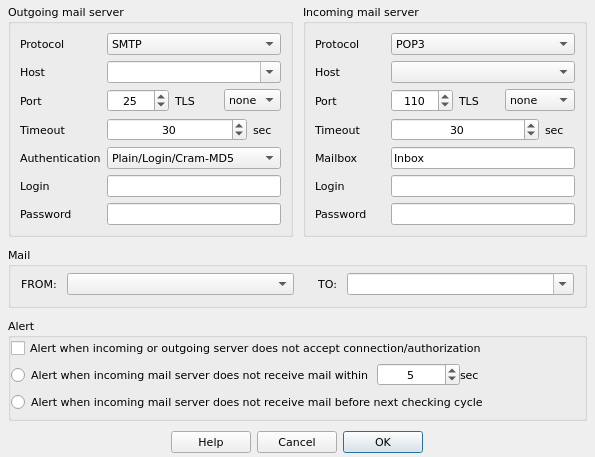
<?xml version="1.0" encoding="UTF-8"?>
<ui version="4.0">
 <class>MailRelayTestPropertiesDlg</class>
 <widget class="QDialog" name="MailRelayTestPropertiesDlg">
  <property name="geometry">
   <rect>
    <x>0</x>
    <y>0</y>
    <width>595</width>
    <height>457</height>
   </rect>
  </property>
  <property name="font">
   <font>
    <family>DejaVu Sans</family>
    <pointsize>8</pointsize>
   </font>
  </property>
  <property name="windowTitle">
   <string>Dialog</string>
  </property>
  <layout class="QVBoxLayout" name="verticalLayout_2">
   <property name="spacing">
    <number>10</number>
   </property>
   <property name="leftMargin">
    <number>8</number>
   </property>
   <property name="topMargin">
    <number>4</number>
   </property>
   <property name="rightMargin">
    <number>8</number>
   </property>
   <property name="bottomMargin">
    <number>4</number>
   </property>
   <item>
    <layout class="QHBoxLayout" name="horizontalLayout_7" stretch="1,1">
     <item>
      <widget class="QGroupBox" name="gpOutgoing">
       <property name="title">
        <string>Outgoing mail server</string>
       </property>
       <layout class="QFormLayout" name="formLayout">
        <item row="0" column="0">
         <widget class="QLabel" name="lblOutgoingprotocol">
          <property name="text">
           <string>Protocol</string>
          </property>
          <property name="buddy">
           <cstring>cmbOutgoingProtocol</cstring>
          </property>
         </widget>
        </item>
        <item row="0" column="1">
         <widget class="QComboBox" name="cmbOutgoingProtocol">
          <item>
           <property name="text">
            <string>SMTP</string>
           </property>
          </item>
         </widget>
        </item>
        <item row="1" column="0">
         <widget class="QLabel" name="lblOutgoingHost">
          <property name="text">
           <string>Host</string>
          </property>
          <property name="buddy">
           <cstring>cmbOutgoingHost</cstring>
          </property>
         </widget>
        </item>
        <item row="1" column="1">
         <widget class="QComboBox" name="cmbOutgoingHost">
          <property name="editable">
           <bool>true</bool>
          </property>
         </widget>
        </item>
        <item row="2" column="0">
         <widget class="QLabel" name="lblOutgoingPort">
          <property name="text">
           <string>Port</string>
          </property>
          <property name="buddy">
           <cstring>spinOutgoingPort</cstring>
          </property>
         </widget>
        </item>
        <item row="2" column="1">
         <layout class="QHBoxLayout" name="horizontalLayout">
          <item>
           <widget class="QSpinBox" name="spinOutgoingPort">
            <property name="alignment">
             <set>Qt::AlignCenter</set>
            </property>
            <property name="minimum">
             <number>1</number>
            </property>
            <property name="maximum">
             <number>65535</number>
            </property>
            <property name="value">
             <number>25</number>
            </property>
           </widget>
          </item>
          <item>
           <widget class="QLabel" name="label_8">
            <property name="text">
             <string>TLS</string>
            </property>
            <property name="buddy">
             <cstring>cmbOutgoingTls</cstring>
            </property>
           </widget>
          </item>
          <item>
           <widget class="QComboBox" name="cmbOutgoingTls">
            <item>
             <property name="text">
              <string>none</string>
             </property>
            </item>
           </widget>
          </item>
         </layout>
        </item>
        <item row="3" column="0">
         <widget class="QLabel" name="lblOutgoingTimeout">
          <property name="text">
           <string>Timeout</string>
          </property>
          <property name="buddy">
           <cstring>spinOutgoingTimeout</cstring>
          </property>
         </widget>
        </item>
        <item row="3" column="1">
         <layout class="QHBoxLayout" name="horizontalLayout_2" stretch="5,1">
          <item>
           <widget class="QSpinBox" name="spinOutgoingTimeout">
            <property name="alignment">
             <set>Qt::AlignCenter</set>
            </property>
            <property name="maximum">
             <number>300</number>
            </property>
            <property name="value">
             <number>30</number>
            </property>
           </widget>
          </item>
          <item>
           <widget class="QLabel" name="label_9">
            <property name="text">
             <string>sec</string>
            </property>
           </widget>
          </item>
         </layout>
        </item>
        <item row="4" column="0">
         <widget class="QLabel" name="lblOutgoingAuthentication">
          <property name="text">
           <string>Authentication</string>
          </property>
          <property name="buddy">
           <cstring>cmbOutgoingAuthentication</cstring>
          </property>
         </widget>
        </item>
        <item row="4" column="1">
         <widget class="QComboBox" name="cmbOutgoingAuthentication">
          <item>
           <property name="text">
            <string>Plain/Login/Cram-MD5</string>
           </property>
          </item>
         </widget>
        </item>
        <item row="5" column="0">
         <widget class="QLabel" name="lblOutgoingLogin">
          <property name="text">
           <string>Login</string>
          </property>
          <property name="buddy">
           <cstring>lnOutgoingLogin</cstring>
          </property>
         </widget>
        </item>
        <item row="5" column="1">
         <widget class="QLineEdit" name="lnOutgoingLogin"/>
        </item>
        <item row="6" column="0">
         <widget class="QLabel" name="lblOutgoingPassword">
          <property name="text">
           <string>Password</string>
          </property>
          <property name="buddy">
           <cstring>lnOutgoingPassword</cstring>
          </property>
         </widget>
        </item>
        <item row="6" column="1">
         <widget class="QLineEdit" name="lnOutgoingPassword"/>
        </item>
       </layout>
      </widget>
     </item>
     <item>
      <widget class="QGroupBox" name="gpIncoming">
       <property name="title">
        <string>Incoming mail server</string>
       </property>
       <layout class="QFormLayout" name="formLayout_2">
        <item row="0" column="0">
         <widget class="QLabel" name="lblIncomingProtocol">
          <property name="text">
           <string>Protocol</string>
          </property>
          <property name="buddy">
           <cstring>cmbIncomingProtocol</cstring>
          </property>
         </widget>
        </item>
        <item row="0" column="1">
         <widget class="QComboBox" name="cmbIncomingProtocol">
          <item>
           <property name="text">
            <string>POP3</string>
           </property>
          </item>
          <item>
           <property name="text">
            <string>IMAP</string>
           </property>
          </item>
         </widget>
        </item>
        <item row="1" column="0">
         <widget class="QLabel" name="lblIncomingHost">
          <property name="text">
           <string>Host</string>
          </property>
          <property name="buddy">
           <cstring>cmbIncomingHost</cstring>
          </property>
         </widget>
        </item>
        <item row="1" column="1">
         <widget class="QComboBox" name="cmbIncomingHost"/>
        </item>
        <item row="2" column="0">
         <widget class="QLabel" name="lblIncomingPort">
          <property name="text">
           <string>Port</string>
          </property>
          <property name="buddy">
           <cstring>spinIncomingPort</cstring>
          </property>
         </widget>
        </item>
        <item row="2" column="1">
         <layout class="QHBoxLayout" name="horizontalLayout_3">
          <item>
           <widget class="QSpinBox" name="spinIncomingPort">
            <property name="alignment">
             <set>Qt::AlignCenter</set>
            </property>
            <property name="minimum">
             <number>1</number>
            </property>
            <property name="maximum">
             <number>65535</number>
            </property>
            <property name="value">
             <number>110</number>
            </property>
           </widget>
          </item>
          <item>
           <widget class="QLabel" name="label_13">
            <property name="text">
             <string>TLS</string>
            </property>
            <property name="buddy">
             <cstring>spinIncomingTls</cstring>
            </property>
           </widget>
          </item>
          <item>
           <widget class="QComboBox" name="spinIncomingTls">
            <item>
             <property name="text">
              <string>none</string>
             </property>
            </item>
            <item>
             <property name="text">
              <string>Implicit</string>
             </property>
            </item>
            <item>
             <property name="text">
              <string>Explicit</string>
             </property>
            </item>
           </widget>
          </item>
         </layout>
        </item>
        <item row="3" column="0">
         <widget class="QLabel" name="lblIncomingTimeout">
          <property name="text">
           <string>Timeout       </string>
          </property>
          <property name="buddy">
           <cstring>spinIncomingTimeout</cstring>
          </property>
         </widget>
        </item>
        <item row="3" column="1">
         <layout class="QHBoxLayout" name="horizontalLayout_4" stretch="5,1">
          <item>
           <widget class="QSpinBox" name="spinIncomingTimeout">
            <property name="alignment">
             <set>Qt::AlignCenter</set>
            </property>
            <property name="maximum">
             <number>300</number>
            </property>
            <property name="value">
             <number>30</number>
            </property>
           </widget>
          </item>
          <item>
           <widget class="QLabel" name="label_15">
            <property name="text">
             <string>sec</string>
            </property>
           </widget>
          </item>
         </layout>
        </item>
        <item row="4" column="0">
         <widget class="QLabel" name="lblIncomingMailbox">
          <property name="text">
           <string>Mailbox</string>
          </property>
          <property name="buddy">
           <cstring>lnIncomingMailbox</cstring>
          </property>
         </widget>
        </item>
        <item row="5" column="0">
         <widget class="QLabel" name="lblIncomingLogin">
          <property name="text">
           <string>Login</string>
          </property>
          <property name="buddy">
           <cstring>lnIncomingLogin</cstring>
          </property>
         </widget>
        </item>
        <item row="5" column="1">
         <widget class="QLineEdit" name="lnIncomingLogin"/>
        </item>
        <item row="6" column="0">
         <widget class="QLabel" name="lblIncomingPassword">
          <property name="text">
           <string>Password</string>
          </property>
          <property name="buddy">
           <cstring>lnIncomingPassword</cstring>
          </property>
         </widget>
        </item>
        <item row="6" column="1">
         <widget class="QLineEdit" name="lnIncomingPassword"/>
        </item>
        <item row="4" column="1">
         <widget class="QLineEdit" name="lnIncomingMailbox">
          <property name="text">
           <string>Inbox</string>
          </property>
         </widget>
        </item>
       </layout>
      </widget>
     </item>
    </layout>
   </item>
   <item>
    <widget class="QGroupBox" name="gpMail">
     <property name="sizePolicy">
      <sizepolicy hsizetype="Preferred" vsizetype="Fixed">
       <horstretch>0</horstretch>
       <verstretch>0</verstretch>
      </sizepolicy>
     </property>
     <property name="title">
      <string>Mail</string>
     </property>
     <layout class="QHBoxLayout" name="horizontalLayout_6" stretch="1,7,1,7">
      <property name="spacing">
       <number>10</number>
      </property>
      <property name="leftMargin">
       <number>10</number>
      </property>
      <property name="topMargin">
       <number>6</number>
      </property>
      <property name="rightMargin">
       <number>10</number>
      </property>
      <property name="bottomMargin">
       <number>10</number>
      </property>
      <item>
       <widget class="QLabel" name="lblmailFrom">
        <property name="text">
         <string>FROM:</string>
        </property>
        <property name="buddy">
         <cstring>cmbMailFrom</cstring>
        </property>
       </widget>
      </item>
      <item>
       <widget class="QComboBox" name="cmbMailFrom">
        <property name="editable">
         <bool>false</bool>
        </property>
       </widget>
      </item>
      <item>
       <widget class="QLabel" name="lblMailTo">
        <property name="text">
         <string>TO:</string>
        </property>
        <property name="alignment">
         <set>Qt::AlignRight|Qt::AlignTrailing|Qt::AlignVCenter</set>
        </property>
        <property name="buddy">
         <cstring>cmbMailTo</cstring>
        </property>
       </widget>
      </item>
      <item>
       <widget class="QComboBox" name="cmbMailTo">
        <property name="editable">
         <bool>true</bool>
        </property>
       </widget>
      </item>
     </layout>
    </widget>
   </item>
   <item>
    <widget class="QGroupBox" name="gpAlert">
     <property name="title">
      <string>Alert</string>
     </property>
     <layout class="QVBoxLayout" name="verticalLayout">
      <property name="spacing">
       <number>0</number>
      </property>
      <property name="leftMargin">
       <number>0</number>
      </property>
      <property name="topMargin">
       <number>0</number>
      </property>
      <property name="rightMargin">
       <number>0</number>
      </property>
      <property name="bottomMargin">
       <number>6</number>
      </property>
      <item>
       <widget class="QCheckBox" name="chkAlertIncoming">
        <property name="text">
         <string>Alert when incoming or outgoing server does not accept connection/authorization</string>
        </property>
       </widget>
      </item>
      <item>
       <layout class="QHBoxLayout" name="horizontalLayout_5" stretch="4,2,3">
        <item>
         <widget class="QRadioButton" name="radAlertSec">
          <property name="text">
           <string>Alert when incoming mail server does not receive mail within </string>
          </property>
         </widget>
        </item>
        <item>
         <widget class="QSpinBox" name="spinBox_5">
          <property name="sizePolicy">
           <sizepolicy hsizetype="Expanding" vsizetype="Fixed">
            <horstretch>0</horstretch>
            <verstretch>0</verstretch>
           </sizepolicy>
          </property>
          <property name="alignment">
           <set>Qt::AlignCenter</set>
          </property>
          <property name="minimum">
           <number>1</number>
          </property>
          <property name="maximum">
           <number>60</number>
          </property>
          <property name="value">
           <number>5</number>
          </property>
         </widget>
        </item>
        <item>
         <widget class="QLabel" name="label_21">
          <property name="text">
           <string>sec</string>
          </property>
         </widget>
        </item>
       </layout>
      </item>
      <item>
       <widget class="QRadioButton" name="radAlertCycle">
        <property name="text">
         <string>Alert when incoming mail server does not receive mail before next checking cycle</string>
        </property>
       </widget>
      </item>
     </layout>
    </widget>
   </item>
   <item>
    <widget class="QDialogButtonBox" name="btnBoxMailRelay">
     <property name="layoutDirection">
      <enum>Qt::RightToLeft</enum>
     </property>
     <property name="orientation">
      <enum>Qt::Horizontal</enum>
     </property>
     <property name="standardButtons">
      <set>QDialogButtonBox::Cancel|QDialogButtonBox::Help|QDialogButtonBox::Ok</set>
     </property>
     <property name="centerButtons">
      <bool>true</bool>
     </property>
    </widget>
   </item>
  </layout>
 </widget>
 <resources/>
 <connections/>
</ui>
